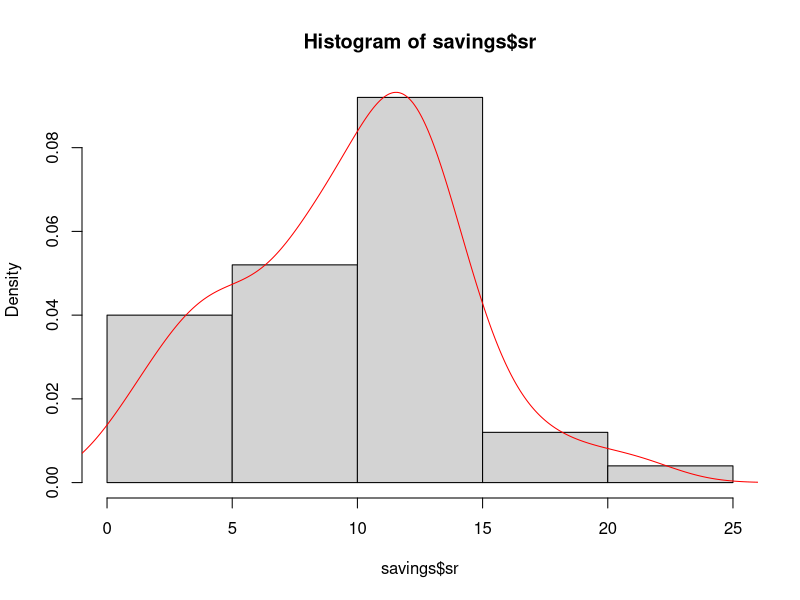
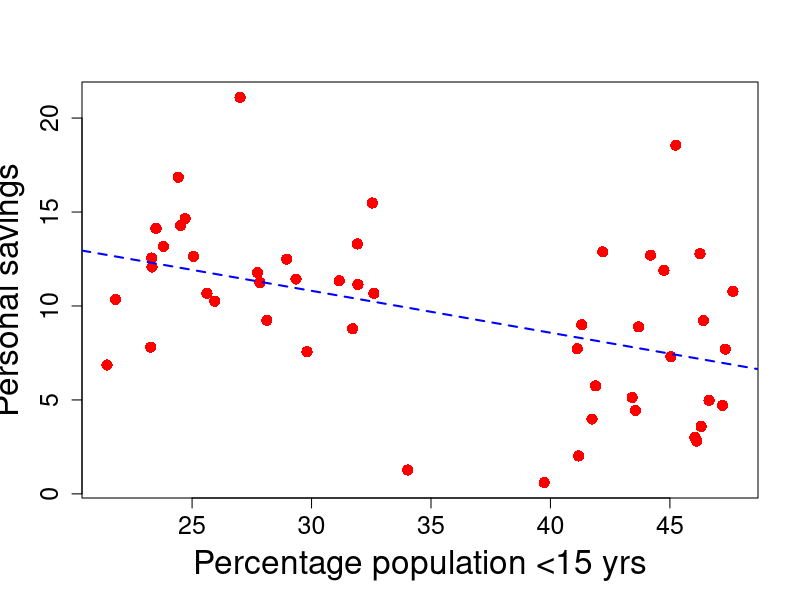
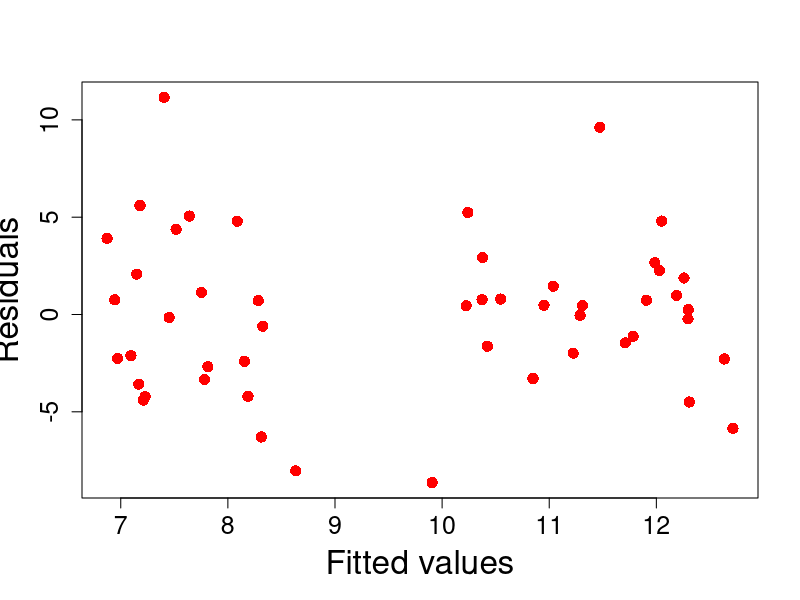
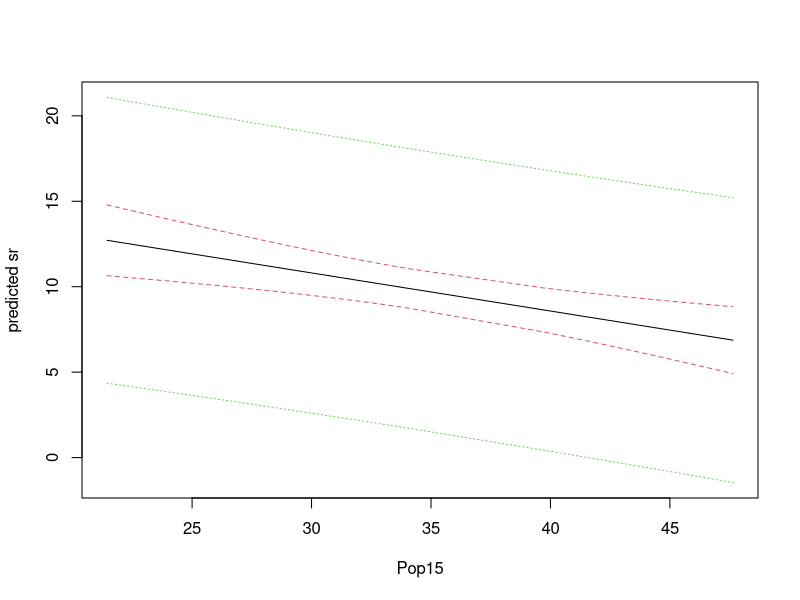
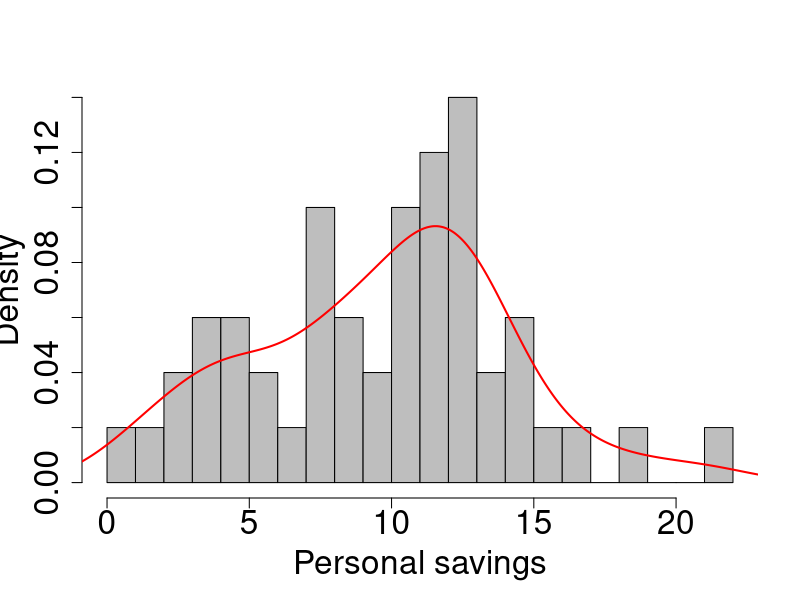

Write R code to recreate these figures, in order. (Note: this script raises an error after producing the figures.)
####Example codes for running a linear regression analysis####
##libraries
if(!require(tidyverse))
  install.packages(tidyverse)


# Read in the country-savings data set
savings  <- read.table("Lecture01_data_estimation_and_inference.txt", header=T)

# Summary statistics of the data
summary(savings)

# Two plots side by side: histogram and kernel density for personal savings
#GGplot
p1<-ggplot(data=savings, aes(savings$sr))+
  geom_histogram()
p2<-ggplot(data=savings, aes(savings$sr))+
  geom_density()
# hist(savings$sr) # Histogram
# plot(density(savings$sr)) # Kernel density plot 

# Put kernel density on the histogram
hist(savings$sr, prob=T) # Histogram
lines(density(savings$sr), col="red") # Kernel density plot 

# Plot personal savings (sr) vs percentage population under 15 yrs (pop15)
plot(x=savings$pop15, y=savings$sr, cex=1.5, pch=16, col="red", cex.lab=2,
	cex.axis=1.5, xlab="Percentage population <15 yrs",
	ylab="Personal savings")

# simple linear regression: y - personal savings, x - pop15
g1 <- lm(sr~pop15, data=savings)

# trend line for the regression
abline(g1$coef, lty=2, lwd=2, col="blue")

# Summary of regression results: parameter estimation & sd, t-test for 
#   individual predictor, R2, F-test for the model
summary(g1)

# ANOVA table for regression
anova(g1)

# Residual plot
plot(x=g1$fitted.values, y=g1$residuals, cex=1.5, pch=16, col="red", cex.lab=2,
	cex.axis=1.5, xlab="Fitted values",
	ylab="Residuals")


# 95% confidence interval for parameters 
confint(g1)

# Plot the confidence intervals for the regression and the future predicted 
#   values
tt = order(savings$pop15)
conf_lim = predict(g1, interval="confidence")
pred_lim = predict(g1, interval="prediction")
matplot(savings$pop15[tt], cbind(conf_lim, pred_lim[,-1])[tt,], type="l", 
	ylab="predicted sr", xlab="Pop15", lty=c(1, 2, 2, 3, 3),
	col=c(1, 2, 2, 3, 3))

# for powerpoint files
hist(savings$sr, cex.lab=2, cex.axis=2, main="", breaks=20, xlab="Personal savings", prob=T, col="grey")
lines(density(savings$sr), col="red", lwd=2)
curve(1/sqrt(2*pi*sd0*sd0)*exp(-(x-mm)^2/2/sd0/sd0), -1, 25, add=T, col="blue", lwd=2)
pairs(~sr+pop15+pop75+dpi, data=savings, cex=2, pch=16, col=1, cex.labels=4, panel=panel.smooth, lwd=2)

# QQ plot: normal vs t
plot(xx, yy, xlab="Standard normal", ylab="t (df=1)", cex.lab=2, cex.axis=1.5, cex=2)
lines(c(-2.5,2.5), c(-2.5,2.5), lty=1, lwd=2, col="red")
plot(xx, yy2, xlab="Standard normal", ylab="t (df=5)", cex.lab=2, cex.axis=1.5, cex=2)
lines(c(-2.5,2.5), c(-2.5,2.5), lty=1, lwd=2, col="red")
plot(xx, yy3, xlab="Standard normal", ylab="t (df=10)", cex.lab=2, cex.axis=1.5, cex=2)
lines(c(-2.5,2.5), c(-2.5,2.5), lty=1, lwd=2, col="red")
plot(xx, yy4, xlab="Standard normal", ylab="t (df=50)", cex.lab=2, cex.axis=1.5, cex=2)
lines(c(-2.5,2.5), c(-2.5,2.5), lty=1, lwd=2, col="red")

